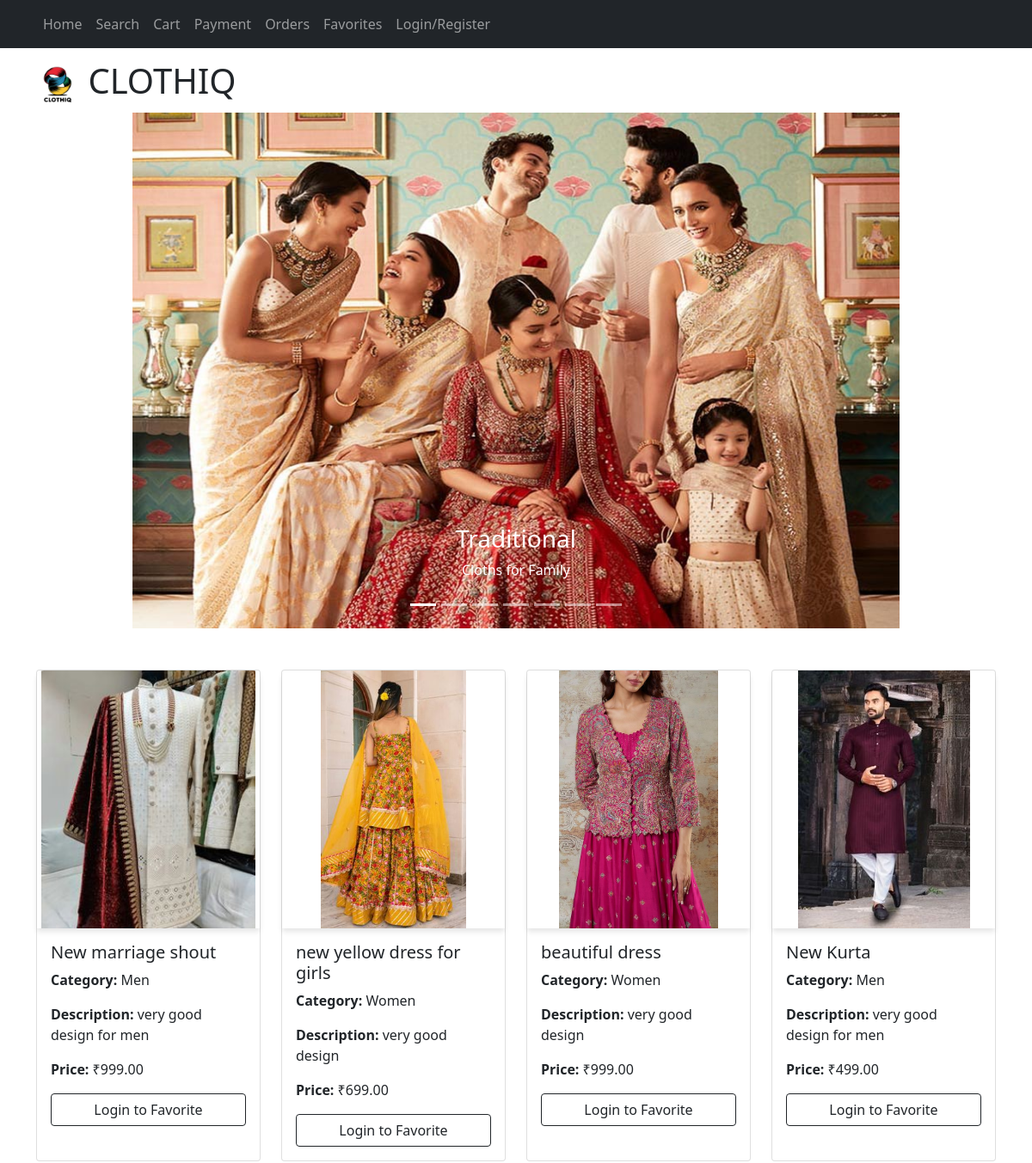
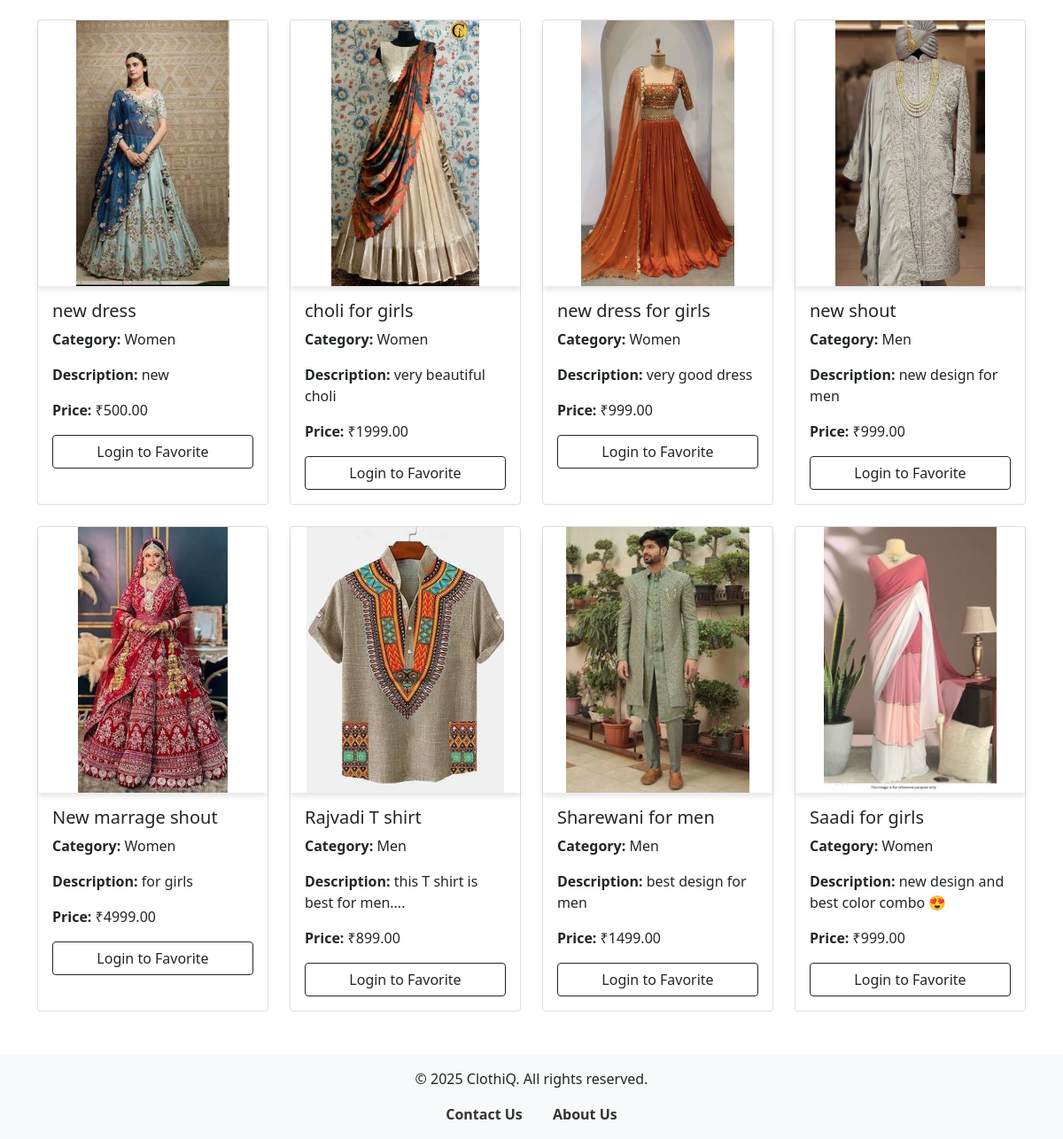
The page / on the database its author committed (2 pictures, top to bottom).
### tables this page shows
CREATE TABLE `items` (
  `id` int(11) NOT NULL,
  `name` varchar(255) NOT NULL,
  `description` text DEFAULT NULL,
  `price` decimal(10,2) NOT NULL,
  `image` varchar(255) NOT NULL,
  `category` varchar(50) NOT NULL
);

### index.php (called while the page is built)
<?php include "home.php" ?>

### home.php (the view, shortened to what this page needs)
<?php
include 'header.php';
include 'config.php';
?>
<div class="container mt-5">
    <h1><img src="logo2.png" style="height:50px; width:50px;"> CLOTHIQ</h1>
    <div id="demo" class="carousel slide" data-bs-ride="carousel" align="center">
        <div class="carousel-indicators">
            <?php for ($i = 0; $i < 7; $i++) echo '<button type="button" data-bs-target="#demo" data-bs-slide-to="'.$i.'"'.($i === 0 ? ' class="active"' : '').'></button>'; ?>
        </div>
        <div class="carousel-inner">
            <?php
            $images = ['demo1.png','demo2.webp','demo3.webp','demo4.jpg','demo5.jpg','demo6.jpg','demo7.webp'];
            $captions = ['Cloths for Family','Cloths for Couples','Cloths for Girls','Cloths for Boys','Cloths for Woman','Cloths for Man','Cloths for Girls'];
            foreach ($images as $i => $img) {
                echo '
                <div class="carousel-item'.($i == 0 ? ' active' : '').'">
                    <img src="photo/'.$img.'" class="d-block" style="height: 600px; width: 80%;">
                    <div class="carousel-caption"><h3>Traditional</h3><p>'.$captions[$i].'</p></div>
                </div>';
            }
            ?>
        </div>
        <button class="carousel-control-prev" type="button" data-bs-target="#demo" data-bs-slide="prev"><span class="carousel-control-prev-icon"></span></button>
        <button class="carousel-control-next" type="button" data-bs-target="#demo" data-bs-slide="next"><span class="carousel-control-next-icon"></span></button>
    </div>
    <div class="row row-cols-1 row-cols-sm-2 row-cols-md-3 row-cols-lg-4 g-4 mt-4">
        <?php
        $products = $con->query("SELECT * FROM items");
        while ($row = $products->fetch_assoc()) {
            echo '<div class="col">
                <div class="card h-100">
                    <img src="' . $row['image'] . '" class="card-img-top" style="height:300px; object-fit:contain;">
                    <div class="card-body d-flex flex-column">
                        <h5>' . $row['name'] . '</h5>
                        <p><strong>Category:</strong> ' . $row['category'] . '</p>
                        <p><strong>Description:</strong> ' . $row['description'] . '</p>
                        <p><strong>Price:</strong> ₹' . $row['price'] . '</p>';
            if (!isset($_SESSION["email"])) {
                echo '<a href="login.php" class="btn btn-outline-dark w-100">Login to Favorite</a>';
            }
            echo '</div></div></div>';
        }
        ?>
    </div>
</div>
<?php include 'footar.php'; ?>

### header.php (shortened to what this page needs)
<!DOCTYPE html>
<html lang="en">
<head>
    <link href="https://cdn.jsdelivr.net/npm/bootstrap@5.0.2/dist/css/bootstrap.min.css" rel="stylesheet">
</head>
<body>
    <nav class="navbar navbar-expand-lg navbar-dark bg-dark fixed-top">
        <div class="container">
            <div class="collapse navbar-collapse" id="navbarNav">
                <ul class="navbar-nav">
                    <?php if (!isset($_SESSION['email']) || $_SESSION['email'] == 'unset'): ?>
                        <li class="nav-item"><a class="nav-link" href="home.php">Home</a></li>
                        <li class="nav-item"><a class="nav-link" href="search.php">Search</a></li>
                        <li class="nav-item"><a class="nav-link" href="login.php">Cart</a></li>
                        <li class="nav-item"><a class="nav-link" href="login.php">Payment</a></li>
                        <li class="nav-item"><a class="nav-link" href="login.php">Orders</a></li>
                        <li class="nav-item"><a class="nav-link" href="login.php">Favorites</a></li>
                        <li class="nav-item"><a class="nav-link" href="login.php">Login/Register</a></li>
                    <?php endif; ?>
                </ul>
            </div>
        </div>
    </nav>
</body>
</html>

### footar.php (shortened to what this page needs)
<footer class="bg-light text-center py-3 mt-5">
    <p>&copy; 2025 ClothiQ. All rights reserved.</p>
    <div>
        <a href="contact.php" class="footer-link">Contact Us</a>
        <a href="about.php" class="footer-link">About Us</a>
    </div>
</footer>

### header.php (style rules this page uses)
body { margin-top: 70px; }

### home.php (style rules this page uses)
.card-img-top { border-radius: 0.5rem 0.5rem 0 0; box-shadow: 0 4px 6px rgba(0,0,0,0.1); }

### footar.php (style rules this page uses)
footer { background-color: #f8f9fa; padding: 15px; margin-top: 20px; }
.footer-link { text-decoration: none; color: #333; font-weight: bold; margin: 0 15px; transition: color 0.3s, transform 0.2s; }

### rows shown on the page
items: image (picture), name "New marriage shout", category "Men", description "very good design for men", price "999.00"
items: image (picture), name "new yellow dress for girls", category "Women", description "very good design", price "699.00"
items: image (picture), name "beautiful dress", category "Women", description "very good design", price "999.00"
items: image (picture), name "New Kurta", category "Men", description "very good design for men", price "499.00"
items: image (picture), name "new dress", category "Women", description "new", price "500.00"
items: image (picture), name "choli for girls", category "Women", description "very beautiful choli", price "1999.00"
items: image (picture), name "new dress for girls", category "Women", description "very good dress", price "999.00"
items: image (picture), name "new shout", category "Men", description "new design for men", price "999.00"
items: image (picture), name "New marrage shout", category "Women", description "for girls", price "4999.00"
items: image (picture), name "Rajvadi T shirt", category "Men", description "this T shirt is best for men....", price "899.00"
items: image (picture), name "Sharewani for men", category "Men", description "best design for men", price "1499.00"
items: image (picture), name "Saadi for girls", category "Women", description "new design and best color combo 😍", price "999.00"

### other values the page prints
$captions[$i] "Cloths for Family"
